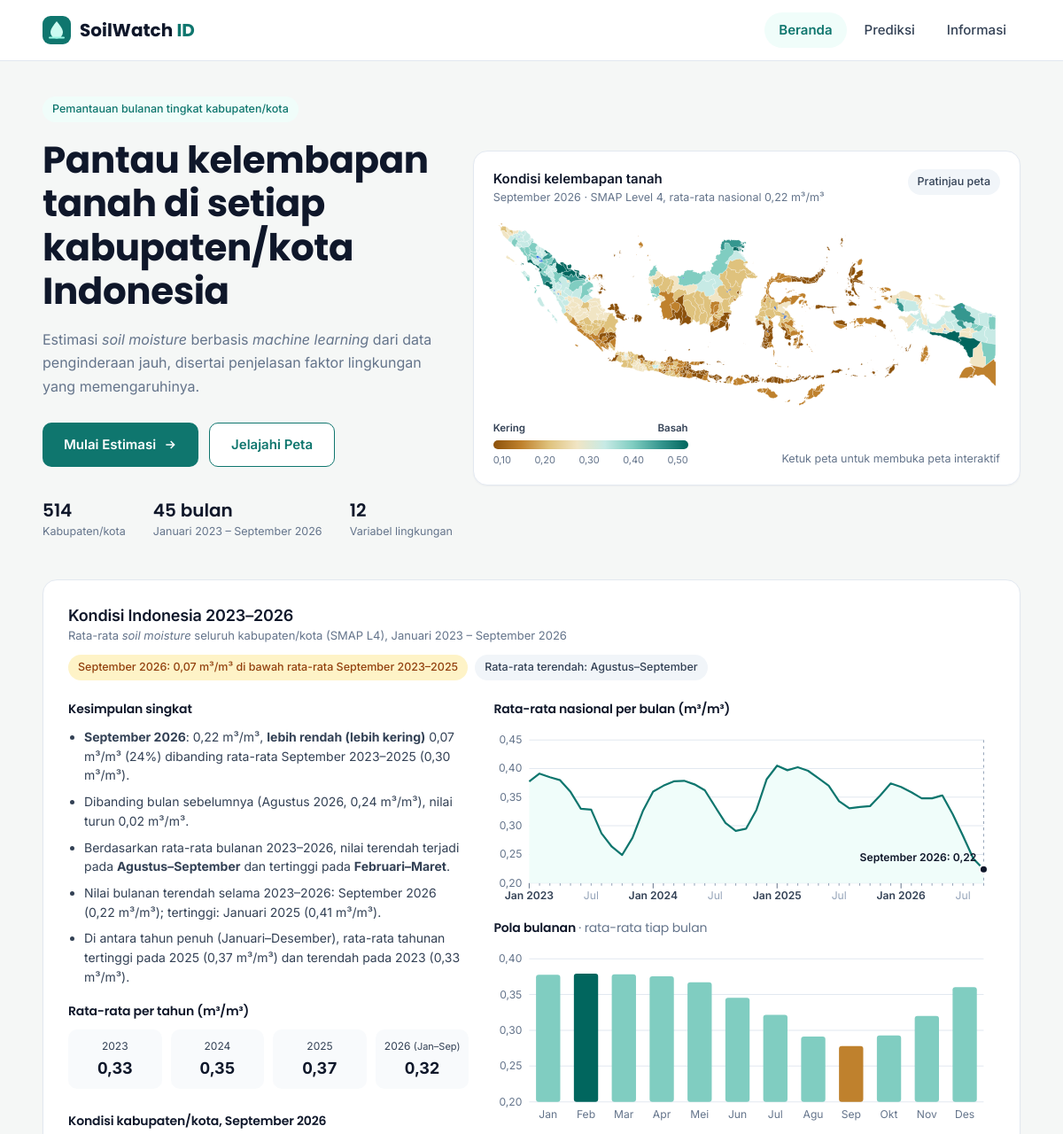
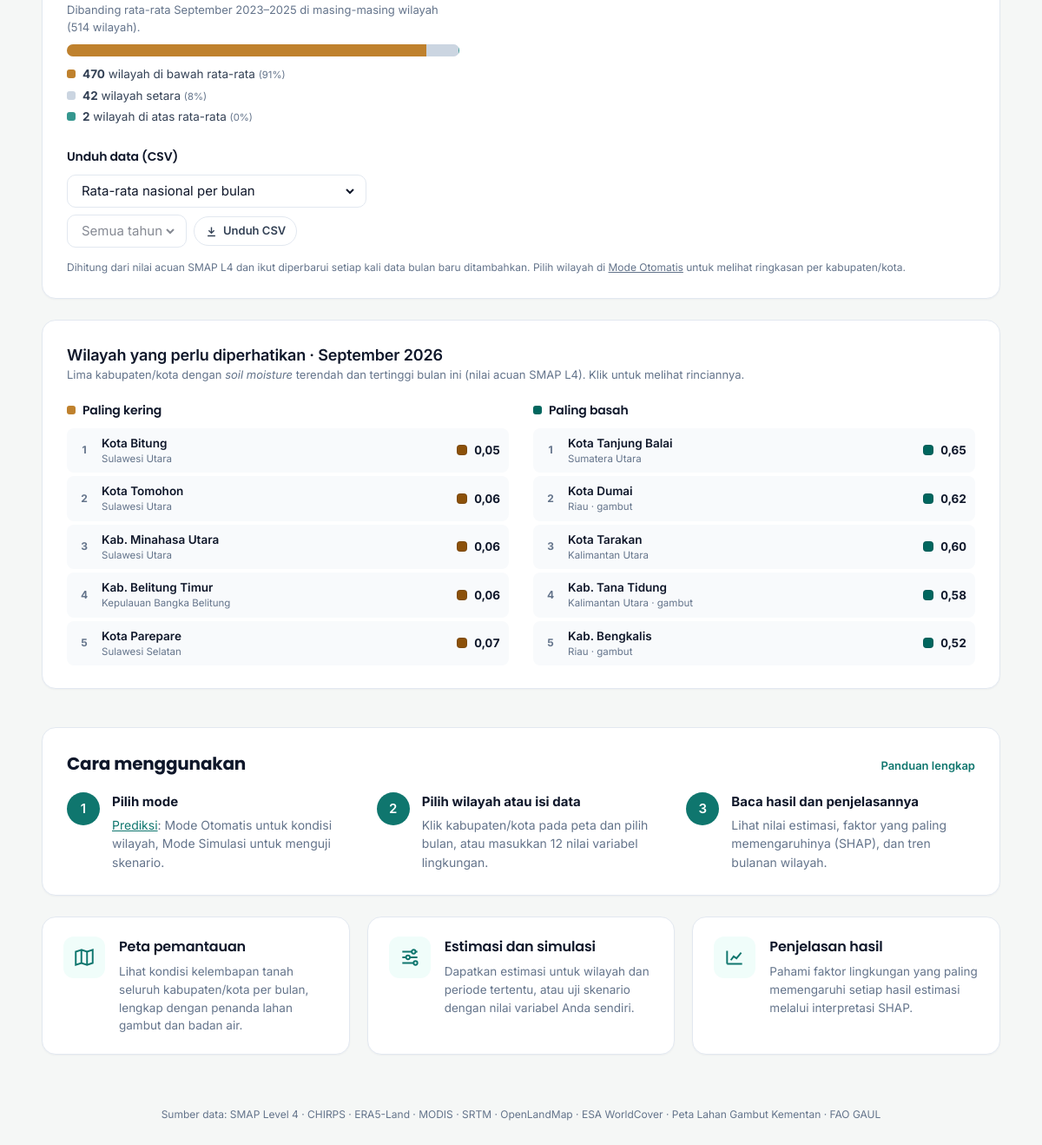
The page / on the database its author committed (2 pictures, top to bottom).
### tables this page shows
CREATE TABLE periode (id INTEGER PRIMARY KEY, kode TEXT UNIQUE NOT NULL, label TEXT NOT NULL);

CREATE TABLE wilayah (
            id INTEGER PRIMARY KEY, nama TEXT NOT NULL, provinsi_gaul TEXT NOT NULL,
            provinsi TEXT NOT NULL, label TEXT NOT NULL, kelompok TEXT NOT NULL,
            persen_gambut INTEGER, persen_badan_air INTEGER, persen_pertanian INTEGER,
            danau TEXT, UNIQUE (nama, provinsi_gaul));

### app.py (the view)
@app.route("/")
def beranda():
    return render_template("beranda.html", menu="beranda", r=ringkasan(), peta=svg("peta_beranda.svg"),
                           rk=rkn.nasional(), pk=rkn.peringkat(), sb=rkn.sebaran_status(),
                           tahun_data=rkn.tahun_tersedia())

### admin.py (called while the page is built)
@bp.app_context_processor
def konteks_admin():
    return {"csrf_token": token_form}

### app.py (called while the page is built)
@app.before_request
def data_terbaru():
    est.cek_versi()

def ringkasan():
    f = BASE / "static" / "data" / "ringkasan_beranda.json"
    if f.exists():
        return json.loads(f.read_text(encoding="utf-8"))
    return {"periode_terbaru": "-", "periode_awal": "-", "jumlah_wilayah": 0,
            "jumlah_bulan": 0, "rata2_nasional": None}

def svg(nama):
    f = BASE / "static" / "img" / nama
    return Markup(f.read_text(encoding="utf-8")) if f.exists() else ""

@app.context_processor
def umum():
    return {"penanda_contoh": est.DATA["penanda_contoh"],
            "lapisan_air": est.DATA.get("lapisan_air", 0), "lapisan_gambut": est.DATA.get("lapisan_gambut", 0),
            "sumber_kepentingan": est.DATA.get("sumber_kepentingan", "contoh"),
            "konf": est.KONF or {},
            "rentang_data": f'{est.DATA["periode_label"][0]} – {est.DATA["periode_label"][-1]}',
            "jumlah_wilayah": len(est.WILAYAH)}

### estimasi.py (called while the page is built)
def _query(sql, args=()):
    con = sqlite3.connect(f"file:{DB.as_posix()}?mode=ro", uri=True)
    try:
        return con.execute(sql, args).fetchall()
    finally:
        con.close()

def _versi():
    f = ROOT / "models" / "model_terpilih.json"
    return (DB.stat().st_mtime_ns, f.stat().st_mtime_ns if f.exists() else 0)

def cek_versi():
    if _versi() != VERSI:
        muat_ulang()

def fmt(v, d=2):
    s = f"{v:,.{d}f}"
    return s.replace(",", "X").replace(".", ",").replace("X", ".")

def sumbu_bulan(X, Y, sm, setiap=3):
    centang, label, titik = [], [], []
    for i, p in enumerate(DATA["periode"]):
        b = int(p[5:])
        centang.append({"x": X(i), "besar": b == 1})
        if (b - 1) % setiap == 0:
            label.append({"x": X(i), "teks": f"{BLN_PENDEK[b - 1]} {p[:4]}" if b == 1 else BLN_PENDEK[b - 1],
                          "tahun": b == 1})
        if sm[i] is not None:
            titik.append({"x": X(i), "y": Y(sm[i]), "teks": f"{DATA['periode_label'][i]}: {fmt(sm[i], 2)} m³/m³"})
    return centang, label, titik

### ringkasan.py (called while the page is built)
def seri_nasional():
    rata = dict(est._query("SELECT periode_id, AVG(soil_moisture) FROM data_bulanan "
                           "WHERE soil_moisture IS NOT NULL GROUP BY periode_id"))
    return [rata.get(i) for i in range(len(est.DATA["periode"]))]

def _f(v):
    return est.fmt(v, 2)

def _warna(v, vmin=0.10, vmax=0.50):
    t = min(max((v - vmin) / (vmax - vmin), 0), 0.999)
    return RAMP[int(t * len(RAMP))]

### templates/beranda.html (shortened to what this page needs)
{% extends "base.html" %}
{% import "_ringkasan.html" as R %}
{% block content %}
<section class="hero">
  <div class="hero-text">
    <span class="chip">Pemantauan bulanan tingkat kabupaten/kota</span>
    <h1>Pantau kelembapan tanah di setiap kabupaten/kota Indonesia</h1>
    <p class="lead">Estimasi <i>soil moisture</i> berbasis <i>machine learning</i> dari data penginderaan jauh,
      disertai penjelasan faktor lingkungan yang memengaruhinya.</p>
    <div class="cta">
      <a class="btn p" href="{{ url_for('prediksi') }}">Mulai Estimasi
        <svg width="16" height="16" viewBox="0 0 24 24" fill="none" stroke="currentColor" stroke-width="2.2" aria-hidden="true"><path d="M5 12h14M13 6l6 6-6 6"/></svg></a>
      <a class="btn s" href="{{ url_for('otomatis') }}">Jelajahi Peta</a>
    </div>
    <dl class="stats">
      <div><dt>{{ r.jumlah_wilayah }}</dt><dd>Kabupaten/<wbr>kota</dd></div>
      <div><dt>{{ r.jumlah_bulan }} bulan</dt><dd>{{ r.periode_awal }} – {{ r.periode_terbaru }}</dd></div>
      <div><dt>12</dt><dd>Variabel lingkungan</dd></div>
    </dl>
  </div>
  <figure class="card map-card">
    <div class="map-head">
      <div>
        <div class="map-title">Kondisi kelembapan tanah</div>
        <div class="muted small">{{ r.periode_terbaru }} · SMAP Level 4, rata-rata nasional
          {{ ('%.2f' % r.rata2_nasional).replace('.', ',') if r.rata2_nasional is not none else '-' }} m³/m³</div>
      </div>
      <span class="chip chip-grey">Pratinjau peta</span>
    </div>
    <a class="map-img map-link" href="{{ url_for('otomatis') }}" aria-label="Buka peta interaktif di Mode Otomatis">{{ peta }}</a>
    <figcaption class="map-foot">
      <div class="legend">
        <div class="legend-lbl"><span>Kering</span><span>Basah</span></div>
        <div class="legend-ramp"></div>
        <div class="legend-tick"><span>0,10</span><span>0,20</span><span>0,30</span><span>0,40</span><span>0,50</span></div>
      </div>
      <span class="muted small petunjuk-sentuh">Ketuk peta untuk membuka peta interaktif</span>
    </figcaption>
  </figure>
</section>
{% if rk %}
<section class="card rk-nas" aria-labelledby="judul-rk">
  <div class="card-h wrap">
    <div><h2 id="judul-rk">Kondisi Indonesia {{ rk.awal[-4:] }}–{{ rk.akhir[-4:] }}</h2>
      <p class="muted small-2">Rata-rata <i>soil moisture</i> seluruh kabupaten/kota (SMAP L4), {{ rk.awal }} – {{ rk.akhir }}</p></div>
    <div class="chips">
      {% if rk.status %}<span class="chip {{ 'chip-kering' if rk.status == 'kering' else 'chip-basah' if rk.status == 'basah' else 'chip-grey' }}">{{ rk.pilih }}: {{ rk.status_teks }}</span>{% endif %}
      <span class="chip chip-grey">Rata-rata terendah: {{ rk.rendah }}</span>
    </div>
  </div>
  <div class="rk-grid">
    <div>
      <h3 class="rk-h">Kesimpulan singkat</h3>
      {{ R.kesimpulan(rk) }}
      <h3 class="rk-h">Rata-rata per tahun (m³/m³)</h3>
      {{ R.tahunan(rk) }}
      {% if sb %}
      <h3 class="rk-h rk-jarak">Kondisi kabupaten/kota, {{ sb.label }}</h3>
      <p class="muted small-2 rk-ket">Dibanding rata-rata {{ sb.pembanding }} di masing-masing wilayah ({{ sb.total }} wilayah).</p>
      <div class="sb-bar" role="img" aria-label="Sebaran kondisi kabupaten/kota">
        {% for b in sb.bagian %}{% if b.jumlah %}<i class="sb-{{ b.kunci }}" style="width:{{ b.persen }}%"></i>{% endif %}{% endfor %}
      </div>
      <div class="sb-leg">
        {% for b in sb.bagian %}<div><span class="sb-dot sb-{{ b.kunci }}"></span><b>{{ b.jumlah }}</b> wilayah {{ b.teks }} <small>({{ '%.0f' % b.persen }}%)</small></div>{% endfor %}
      </div>
      {% endif %}
      <h3 class="rk-h rk-jarak">Unduh data (CSV)</h3>
      <form class="unduh-form" action="{{ url_for('unduh_semua') }}" method="get">
        <label class="sel"><select name="jenis" aria-label="Jenis data" onchange="this.form.tahun.disabled = this.value !== 'bulanan'">
          <option value="nasional">Rata-rata nasional per bulan</option>
        </select></label>
        <label class="sel"><select name="tahun" aria-label="Tahun" disabled>
          <option value="">Semua tahun</option>
        </select></label>
        <button class="btn g sm" type="submit">
          <svg width="15" height="15" viewBox="0 0 24 24" fill="none" stroke="currentColor" stroke-width="2.2" aria-hidden="true"><path d="M12 4v11M7 10l5 5 5-5M5 20h14"/></svg>Unduh CSV</button>
      </form>
    </div>
    <div>
      {% set g = rk.garis %}
      <h3 class="rk-h">Rata-rata nasional per bulan (m³/m³)</h3>
      <div class="trend-gulir"><svg class="rk-garis" viewBox="0 0 {{ g.W }} {{ g.H }}" role="img" aria-label="Grafik rata-rata soil moisture nasional per bulan">
        {% for y in g.gy %}<line x1="{{ g.L }}" x2="{{ g.W - g.R }}" y1="{{ y.y }}" y2="{{ y.y }}" class="gl"/><text x="{{ g.L - 8 }}" y="{{ y.y + 4 }}" text-anchor="end">{{ y.teks }}</text>{% endfor %}
        {{ R.sumbu_bulan(g) }}
        <polygon points="{{ g.area }}" class="ar"/>
        <polyline points="{{ g.garis }}" class="ln"/>
        <line x1="{{ g.titik.x }}" x2="{{ g.titik.x }}" y1="{{ g.T }}" y2="{{ g.H - g.B }}" class="cur"/>
        <circle cx="{{ g.titik.x }}" cy="{{ g.titik.y }}" r="4.5" class="pt"/>
        <text x="{{ g.titik.x + (-8 if g.titik.x > g.W * 0.75 else 8) }}" y="{{ [g.titik.y - 9, 22] | max }}" text-anchor="{{ 'end' if g.titik.x > g.W * 0.75 else 'start' }}" class="pt-t">{{ g.titik.teks }}</text>
        {{ R.titik_tooltip(g) }}
      </svg></div>
      <h3 class="rk-h">Pola bulanan <span class="muted">· rata-rata tiap bulan</span></h3>
      {{ R.pola(rk) }}
    </div>
  </div>
  <p class="rk-cat muted">Dihitung dari nilai acuan SMAP L4 dan ikut diperbarui setiap kali data bulan baru ditambahkan.
    Pilih wilayah di <a href="{{ url_for('otomatis') }}">Mode Otomatis</a> untuk melihat ringkasan per kabupaten/kota.</p>
</section>
{% endif %}
{% if pk %}
<section class="card pk" aria-labelledby="judul-pk">
  <div class="card-h wrap">
    <div><h2 id="judul-pk">Wilayah yang perlu diperhatikan · {{ pk.label }}</h2>
      <p class="muted small-2">Lima kabupaten/kota dengan <i>soil moisture</i> terendah dan tertinggi bulan ini (nilai acuan SMAP L4). Klik untuk melihat rinciannya.</p></div>
  </div>
  <div class="pk-grid">
    {% for judul_daftar, daftar, kelas in [('Paling kering', pk.kering, 'kering'), ('Paling basah', pk.basah, 'basah')] %}
    <div>
      <h3 class="rk-h pk-h {{ kelas }}">{{ judul_daftar }}</h3>
      <ol class="pk-list">
        {% for w in daftar %}
        <li><a href="{{ url_for('hasil', id=w.id, periode=pk.periode) }}">
          <span class="pk-no">{{ w.no }}</span>
          <span class="pk-nama"><b>{{ w.label }}</b><small>{{ w.prov }}{% if w.gambut %} · gambut{% endif %}</small></span>
          <span class="pk-nilai"><i style="background:{{ w.warna }}"></i>{{ w.nilai | angka(2) }}</span>
        </a></li>
        {% endfor %}
      </ol>
    </div>
    {% endfor %}
  </div>
</section>
{% endif %}
<section class="guide card" aria-labelledby="judul-panduan">
  <div class="guide-head">
    <h2 id="judul-panduan">Cara menggunakan</h2>
    <a class="small-2 link-more" href="{{ url_for('informasi') }}#cara">Panduan lengkap</a>
  </div>
  <ol class="guide-steps">
    <li><b>Pilih mode</b><span><a href="{{ url_for('prediksi') }}">Prediksi</a>: Mode Otomatis untuk kondisi wilayah, Mode Simulasi untuk menguji skenario.</span></li>
    <li><b>Pilih wilayah atau isi data</b><span>Klik kabupaten/kota pada peta dan pilih bulan, atau masukkan 12 nilai variabel lingkungan.</span></li>
    <li><b>Baca hasil dan penjelasannya</b><span>Lihat nilai estimasi, faktor yang paling memengaruhinya (SHAP), dan tren bulanan wilayah.</span></li>
  </ol>
</section>
<section class="features" aria-label="Fitur utama">
  <article class="card feat">
    <div class="feat-ico"><svg width="26" height="26" viewBox="0 0 24 24" fill="none" stroke="currentColor" stroke-width="1.8" aria-hidden="true"><path d="M9 4L3 6v14l6-2 6 2 6-2V4l-6 2-6-2z"/><path d="M9 4v14M15 6v14"/></svg></div>
    <div><h3>Peta pemantauan</h3><p>Lihat kondisi kelembapan tanah seluruh kabupaten/kota per bulan, lengkap dengan penanda lahan gambut dan badan air.</p></div>
  </article>
  <article class="card feat">
    <div class="feat-ico"><svg width="26" height="26" viewBox="0 0 24 24" fill="none" stroke="currentColor" stroke-width="1.8" aria-hidden="true"><path d="M4 6h10M18 6h2M4 12h4M12 12h8M4 18h12"/><circle cx="16" cy="6" r="2"/><circle cx="10" cy="12" r="2"/><circle cx="18" cy="18" r="2"/></svg></div>
    <div><h3>Estimasi dan simulasi</h3><p>Dapatkan estimasi untuk wilayah dan periode tertentu, atau uji skenario dengan nilai variabel Anda sendiri.</p></div>
  </article>
  <article class="card feat">
    <div class="feat-ico"><svg width="26" height="26" viewBox="0 0 24 24" fill="none" stroke="currentColor" stroke-width="1.8" aria-hidden="true"><path d="M4 19V5M4 19h16"/><path d="M8 15l3-4 3 2 5-6"/></svg></div>
    <div><h3>Penjelasan hasil</h3><p>Pahami faktor lingkungan yang paling memengaruhi setiap hasil estimasi melalui interpretasi SHAP.</p></div>
  </article>
</section>
{% endblock %}

### templates/base.html (shortened to what this page needs)
<!doctype html>
<html lang="id">
<head>
  <link rel="stylesheet" href="{{ url_for('static', filename='css/style.css') }}">
</head>
<body>
  <header class="nav">
    <div class="nav-inner">
      <a class="logo" href="{{ url_for('beranda') }}">
        <img src="{{ url_for('static', filename='img/logo.svg') }}" alt="" width="32" height="32">
        <span>SoilWatch <b>ID</b></span>
      </a>
      {% block nav %}
      <nav class="links" aria-label="Menu utama">
        <a href="{{ url_for('beranda') }}" class="{{ 'on' if menu == 'beranda' }}">Beranda</a>
        <a href="{{ url_for('prediksi') }}" class="{{ 'on' if menu == 'prediksi' }}">Prediksi</a>
        <a href="{{ url_for('informasi') }}" class="{{ 'on' if menu == 'informasi' }}">Informasi</a>
      </nav>
      {% endblock %}
    </div>
  </header>
  <main class="page">
    {% block content %}{% endblock %}
  </main>
  <footer class="footer">
    Sumber data: SMAP Level 4 · CHIRPS · ERA5-Land · MODIS · SRTM · OpenLandMap · ESA WorldCover · Peta Lahan Gambut Kementan · FAO GAUL
  </footer>
</body>
</html>

### templates/_ringkasan.html (shortened to what this page needs)
{% macro kesimpulan(rk) %}
<ul class="rk-poin">
  {% for k in rk.kalimat %}<li>{{ k | safe }}</li>{% endfor %}
</ul>
{% endmacro %}
{% macro tahunan(rk) %}
<div class="rk-tahun" role="list" aria-label="Rata-rata per tahun" style="--n: {{ rk.tahunan | length }}">
  {% for t in rk.tahunan %}
  <div class="rk-th" role="listitem">
    <span>{{ t.tahun }}{% if t.ket %} <small>({{ t.ket }})</small>{% endif %}</span>
    <b>{{ t.rata | angka(2) }}</b>
  </div>
  {% endfor %}
</div>
{% endmacro %}
{% macro pola(rk) %}
{% set g = rk.grafik_pola %}
<div class="trend-gulir pola-gulir"><svg class="rk-pola" viewBox="0 0 {{ g.W }} {{ g.H }}" role="img" aria-label="Rata-rata soil moisture tiap bulan">
  {% for y in g.gy %}<line x1="{{ g.L }}" x2="{{ g.W - g.R }}" y1="{{ y.y }}" y2="{{ y.y }}" class="gl"/><text x="{{ g.L - 8 }}" y="{{ y.y + 4 }}" text-anchor="end">{{ y.teks }}</text>{% endfor %}
  {% for b in g.batang %}
  <rect x="{{ b.x }}" y="{{ b.y }}" width="{{ b.w }}" height="{{ b.h }}" rx="3" class="bt {{ b.jenis }}"><title>{{ b.bulan }}: {{ b.teks }} m³/m³</title></rect>
  <text x="{{ b.cx }}" y="{{ g.H - 8 }}" text-anchor="middle">{{ b.bulan }}</text>
  {% endfor %}
</svg></div>
{% endmacro %}
{% macro sumbu_bulan(g) %}
{% for x in g.gx %}<text x="{{ x.x }}" y="{{ g.H - 8 }}" text-anchor="middle" class="{{ 'lbl-th' if x.tahun else 'lbl-bl' }}">{{ x.teks }}</text>{% endfor %}
{% endmacro %}

### rows shown on the page
periode: label "2023", awal "Januari 2023"
periode: label "2026", akhir "September 2026", pilih "September 2026", label "September 2026"
wilayah: no "1", label "Kota Bitung", prov "Sulawesi Utara", nilai|angka "0,05"
wilayah: no "2", label "Kota Tomohon", prov "Sulawesi Utara", nilai|angka "0,06"
wilayah: no "3", label "Kab. Minahasa Utara", prov "Sulawesi Utara", nilai|angka "0,06"
wilayah: no "4", label "Kab. Belitung Timur", prov "Kepulauan Bangka Belitung", nilai|angka "0,06"
wilayah: no "5", label "Kota Parepare", prov "Sulawesi Selatan", nilai|angka "0,07"
wilayah: no "1", label "Kota Tanjung Balai", prov "Sumatera Utara", nilai|angka "0,65"
wilayah: no "2", label "Kota Dumai", prov "Riau", shows "· gambut", nilai|angka "0,62"
wilayah: no "3", label "Kota Tarakan", prov "Kalimantan Utara", nilai|angka "0,60"
wilayah: no "4", label "Kab. Tana Tidung", prov "Kalimantan Utara", shows "· gambut", nilai|angka "0,58"
wilayah: no "5", label "Kab. Bengkalis", prov "Riau", shows "· gambut", nilai|angka "0,52"

### other values the page prints
{{ r.jumlah_wilayah }} "514"
{{ r.jumlah_bulan }} "45"
{{ r.periode_awal }} "Januari 2023"
{{ r.periode_terbaru }} "September 2026"
{{ rk.status_teks }} "0,07 m³/m³ di bawah rata-rata September 2023–2025"
{{ rk.rendah }} "Agustus–September"
{{ k | safe }} "September 2026 : 0,22 m³/m³, lebih rendah (lebih kering) 0,07 m³/m³ (24%) dibanding rata-rata September 2023–2025 (0,30 m³/m³)." "Dibanding bulan sebelumnya (Agustus 2026, 0,24 m³/m³), nilai turun 0,02 m³/m³." "Berdasarkan rata-rata bulanan 2023–2026, nilai terendah terjadi pada Agustus–September dan tertinggi pada Februari–Maret ." "Nilai bulanan terendah selama 2023–2026: September 2026 (0,22 m³/m³); tertinggi: Januari 2025 (0,41 m³/m³)." "Di antara tahun penuh (Januari–Desember), rata-rata tahunan tertinggi pada 2025 (0,37 m³/m³) dan terendah pada 2023 (0,33 m³/m³)."
{{ t.tahun }} "2023" "2024" "2025" "2026"
{{ t.rata | angka(2) }} "0,33" "0,35" "0,37" "0,32"
{{ t.ket }} "Jan–Sep"
{{ sb.pembanding }} "September 2023–2025"
{{ sb.total }} "514"
{{ b.jumlah }} "470" "42" "2"
{{ b.teks }} "di bawah rata-rata" "setara" "di atas rata-rata"
{{ '%.0f' % b.persen }} "91" "8" "0"
